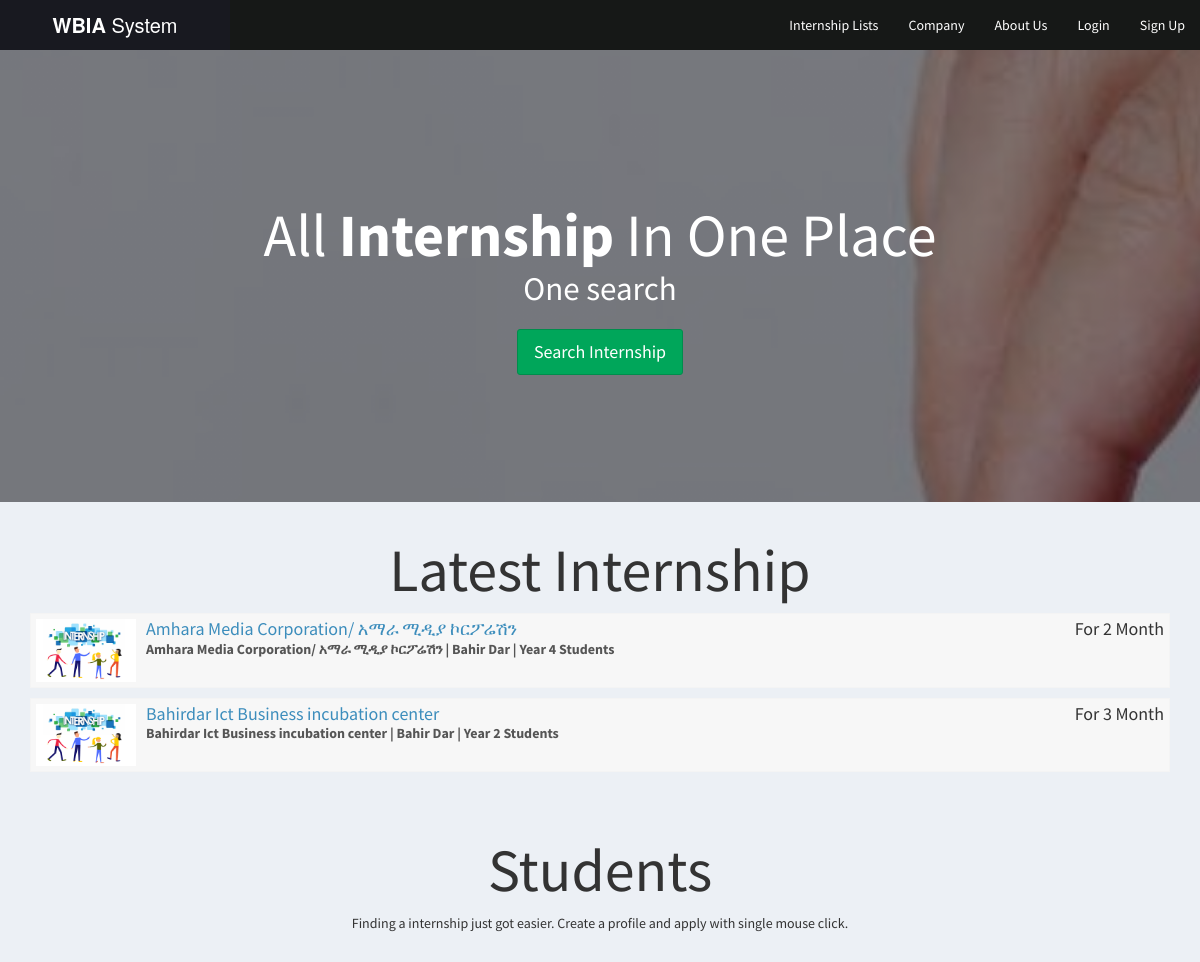
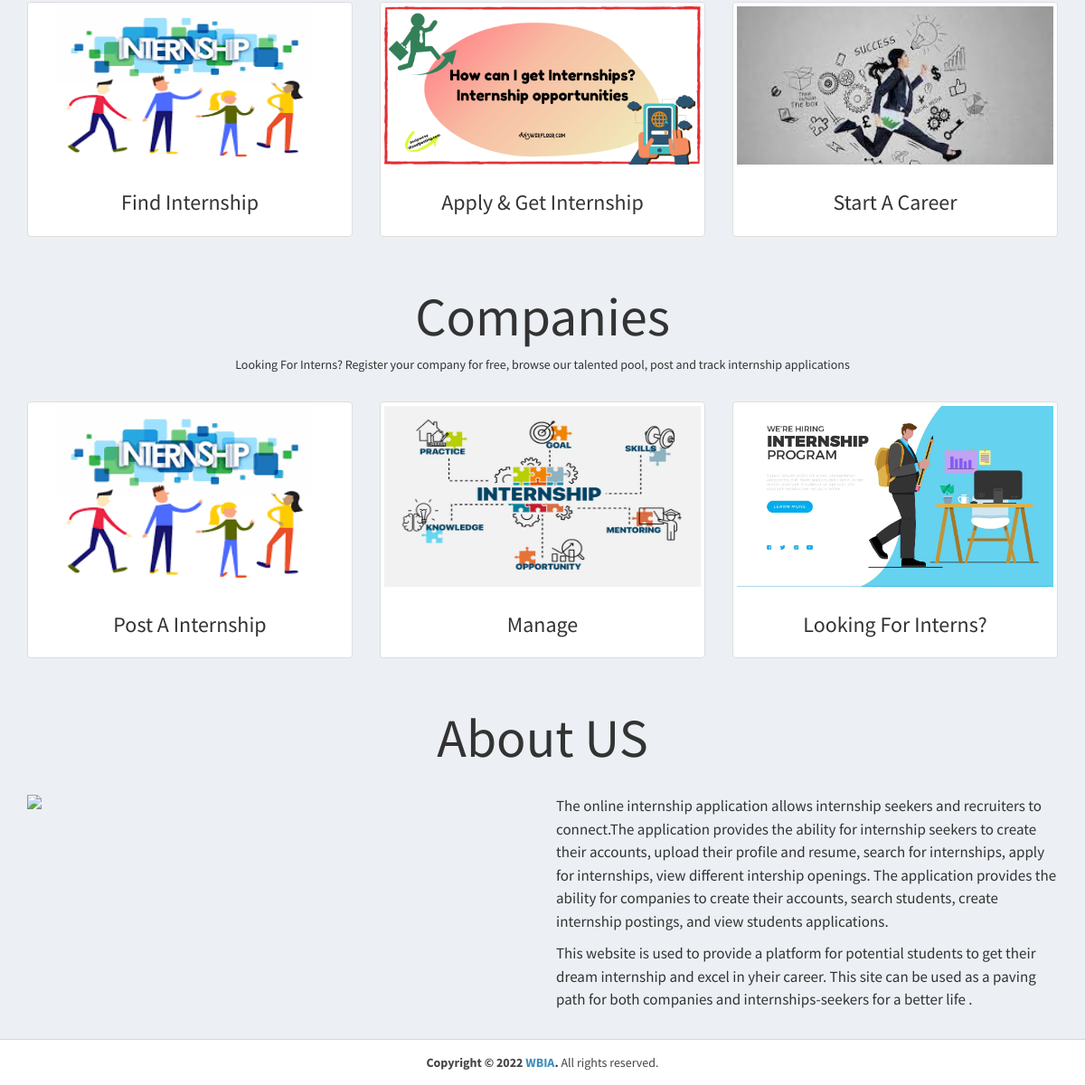
The page / on the database its author committed (2 pictures, top to bottom).
### tables this page shows
CREATE TABLE `company` (
  `id_company` int(11) NOT NULL,
  `name` varchar(255) NOT NULL,
  `companyname` varchar(255) NOT NULL,
  `country` varchar(255) NOT NULL,
  `state` varchar(255) NOT NULL,
  `city` varchar(255) NOT NULL,
  `contactno` varchar(255) NOT NULL,
  `website` varchar(255) NOT NULL,
  `email` varchar(255) NOT NULL,
  `password` varchar(255) NOT NULL,
  `aboutme` varchar(255) DEFAULT NULL,
  `logo` varchar(255) NOT NULL,
  `createdAt` timestamp NOT NULL DEFAULT current_timestamp(),
  `active` int(11) NOT NULL DEFAULT 2
);

CREATE TABLE `intern_post` (
  `id_internpost` int(11) NOT NULL,
  `id_company` int(11) NOT NULL,
  `interntitle` varchar(255) NOT NULL,
  `description` mediumtext NOT NULL,
  `minimumsalary` varchar(255) NOT NULL,
  `maximumsalary` varchar(255) NOT NULL,
  `experience` varchar(255) NOT NULL,
  `qualification` varchar(255) NOT NULL,
  `createdat` timestamp NOT NULL DEFAULT current_timestamp()
);

### index.php (the view, shortened to what this page needs)
<?php
require_once("db.php");
?>
<!DOCTYPE html>
<html>
<head>
  <link rel="stylesheet" href="https://cdnjs.cloudflare.com/ajax/libs/twitter-bootstrap/3.3.7/css/bootstrap.min.css">
  <link rel="stylesheet" href="https://cdnjs.cloudflare.com/ajax/libs/font-awesome/4.7.0/css/font-awesome.min.css">
  <link rel="stylesheet" href="https://cdnjs.cloudflare.com/ajax/libs/ionicons/2.0.1/css/ionicons.min.css">
  <link rel="stylesheet" href="css/AdminLTE.min.css">
  <link rel="stylesheet" href="css/_all-skins.min.css">
  <link rel="stylesheet" href="css/custom.css">
</head>
<body class="hold-transition skin-green sidebar-mini">
<div class="wrapper">
  <header class="main-header">
    <a href="index.php" class="logo logo-bg">
      <span class="logo-lg"><b>WBIA</b> System</span>
    </a>
    <nav class="navbar navbar-static-top">
      <div class="navbar-custom-menu">
        <ul class="nav navbar-nav">
          <li>
            <a href="interns.php">Internship Lists</a>
          </li>
          <li>
            <a href="#company">Company</a>
          </li>
          <li>
            <a href="#about">About Us</a>
          </li>
          <?php if(empty($_SESSION['id_user']) && empty($_SESSION['id_company'])) { ?>
          <li>
            <a href="login.php">Login</a>
          </li>
          <li>
            <a href="sign-up.php">Sign Up</a>
          </li>
          <?php } ?>
        </ul>
      </div>
    </nav>
  </header>
  <div class="content-wrapper" style="margin-left: 0px;">
    <section class="content-header bg-main">
      <div class="container">
        <div class="row">
          <div class="col-md-12 text-center index-head">
            <h1>All <strong>Internship</strong> In One Place</h1>
            <p>One search</p>
            <p><a class="btn btn-success btn-lg" href="interns.php" role="button">Search Internship</a></p>
          </div>
        </div>
      </div>
    </section>
    <section class="content-header">
      <div class="container">
        <div class="row">
          <div class="col-md-12 latest-job margin-bottom-20">
            <h1 class="text-center">Latest Internship</h1>
            <?php
          $sql = "SELECT * FROM intern_post Order By Rand() Limit 4";
          $result = $conn->query($sql);
          if($result->num_rows > 0) {
            while($row = $result->fetch_assoc())
            {
              $sql1 = "SELECT * FROM company WHERE id_company='$row[id_company]'";
              $result1 = $conn->query($sql1);
              if($result1->num_rows > 0) {
                while($row1 = $result1->fetch_assoc())
                {
             ?>
            <div class="attachment-block clearfix">
              <img class="attachment-img" src="img/photo11.png" alt="Attachment Image">
              <div class="attachment-pushed">
                <h4 class="attachment-heading"><a href="view-internship-post.php?id=<?php echo $row['id_internpost']; ?>"><?php echo $row['interntitle']; ?></a> <span class="attachment-heading pull-right">For <?php echo $row['maximumsalary']; ?> Month</span></h4>
                <div class="attachment-text">
                    <div><strong><?php echo $row1['companyname']; ?> | <?php echo $row1['city']; ?> | Year <?php echo $row['experience']; ?> Students</strong></div>
                </div>
              </div>
            </div>
          <?php
              }
            }
            }
          }
          ?>
          </div>
        </div>
      </div>
    </section>
    <section id="candidates" class="content-header">
      <div class="container">
        <div class="row">
          <div class="col-md-12 text-center latest-job margin-bottom-20">
            <h1>Students</h1>
            <p>Finding a internship just got easier. Create a profile and apply with single mouse click.</p>
          </div>
        </div>
        <div class="row">
          <div class="col-sm-4 col-md-4">
            <div class="thumbnail candidate-img">
              <img src="img/post.png" alt="Browse Internship">
              <div class="caption">
                <h3 class="text-center">Find Internship</h3>
              </div>
            </div>
          </div>
          <div class="col-sm-4 col-md-4">
            <div class="thumbnail candidate-img">
              <img src="img/intern.png" alt="Apply & Get Interviewed">
              <div class="caption">
                <h3 class="text-center">Apply & Get Internship</h3>
              </div>
            </div>
          </div>
          <div class="col-sm-4 col-md-4">
            <div class="thumbnail candidate-img">
              <img src="img/ca.jpg" alt="Start A Career">
              <div class="caption">
                <h3 class="text-center">Start A Career</h3>
              </div>
            </div>
          </div>
        </div>
      </div>
    </section>
    <section id="company" class="content-header">
      <div class="container">
        <div class="row">
          <div class="col-md-12 text-center latest-job margin-bottom-20">
            <h1>Companies</h1>
            <p>Looking For Interns? Register your company for free, browse our talented pool, post and track internship applications</p>
          </div>
        </div>
        <div class="row">
          <div class="col-sm-4 col-md-4">
            <div class="thumbnail company-img">
              <img src="img/post.png" alt="Browse Internship">
              <div class="caption">
                <h3 class="text-center">Post A Internship</h3>
              </div>
            </div>
          </div>
          <div class="col-sm-4 col-md-4">
            <div class="thumbnail company-img">
              <img src="img/manage1.jpg" alt="Apply & Get Internship">
              <div class="caption">
                <h3 class="text-center">Manage</h3>
              </div>
            </div>
          </div>
          <div class="col-sm-4 col-md-4">
            <div class="thumbnail company-img">
              <img src="img/internship.jpg" alt="Start A Career">
              <div class="caption">
                <h3 class="text-center">Looking For Interns?</h3>
              </div>
            </div>
          </div>
        </div>
      </div>
    </section>
    <section id="about" class="content-header">
      <div class="container">
        <div class="row">
          <div class="col-md-12 text-center latest-job margin-bottom-20">
            <h1>About US</h1>
          </div>
        </div>
        <div class="row">
          <div class="col-md-6">
            <img src="img/about.jpg" class="img-responsive">
          </div>
          <div class="col-md-6 about-text margin-bottom-20">
            <p>The online internship application allows internship seekers and recruiters to connect.The application provides the ability for internship seekers to create their accounts, upload their profile and resume, search for internships, apply for internships, view different intership openings. The application provides the ability for companies to create their accounts, search students, create internship postings, and view students applications.
            </p>
            <p>
              This website is used to provide a platform for potential students to get their dream internship and excel in yheir career.
              This site can be used as a paving path for both companies and internships-seekers for a better life .
            </p>
          </div>
        </div>
      </div>
    </section>
  </div>
  <footer class="main-footer" style="margin-left: 0px;">
    <div class="text-center">
      <strong>Copyright &copy; 2022 <a href="jonsnow.netai.net">WBIA</a>.</strong> All rights
    reserved.
    </div>
  </footer>
</div>
</body>
</html>

### css/custom.css (style rules this page uses)
.bg-main { background: linear-gradient(0deg,rgba(0,0,0,0.5),rgba(0,0,0,0.5)), url(../img/search.jpg) no-repeat center center fixed !important; -webkit-background-size: cover; -moz-background-size: cover; -o-background-size: cover; background-size: cover !important; }
.index-head { padding: 10%; color: rgb(255, 255, 255); line-height: 150%; }
.index-head > h1 { font-size: 60px; }
.logo-bg { background-color: #181920 !important; }
.index-head > p { font-size: 33px; }
.index-head > p > a { margin-top: 20px; }
.latest-job { line-height: 150%; }
.latest-job > h1 { font-size: 60px; }
.candidate-img > img { width: 350px; height: 175px; }
.company-img > img { width: 350px; height: 200px; }
.about-text > p { font-size: 17px; line-height: 150%; }
.margin-bottom-20 { margin-bottom: 20px; }
.skin-green .main-header .navbar { background-color: #161817; }

### rows shown on the page
intern_post: interntitle "Amhara Media Corporation/ አማራ ሚዲያ ኮርፖሬሽን", maximumsalary "2", experience "4"
company: companyname "Amhara Media Corporation/ አማራ ሚዲያ ኮርፖሬሽን", city "Bahir Dar"
intern_post: interntitle "Bahirdar Ict Business incubation center", maximumsalary "3", experience "2"
company: companyname "Bahirdar Ict Business incubation center", city "Bahir Dar"
